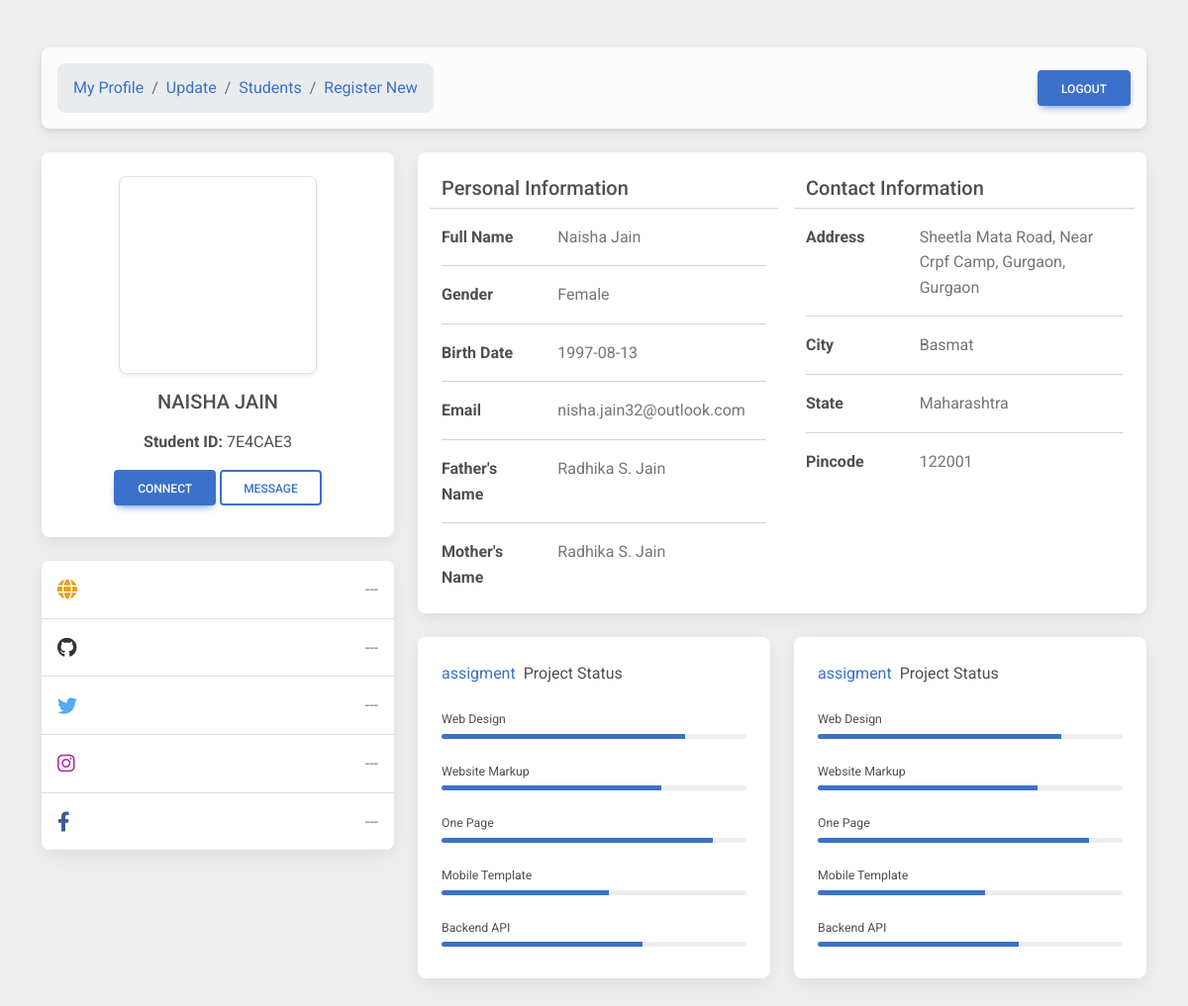
The app's page /routes/view.php?id=63c1037e4cae3 (signed in) with its own data.
### tables this page shows
CREATE TABLE `student_details` (
  `id` varchar(80) NOT NULL,
  `first_name` varchar(80) NOT NULL,
  `last_name` varchar(80) NOT NULL,
  `father_name` varchar(80) NOT NULL,
  `mother_name` varchar(80) NOT NULL,
  `gender` int(20) NOT NULL,
  `date_of_birth` date NOT NULL,
  `email_id` varchar(50) NOT NULL,
  `address` varchar(200) NOT NULL,
  `pincode` int(11) NOT NULL,
  `state` varchar(100) NOT NULL,
  `city` varchar(100) NOT NULL,
  `password` varchar(80) NOT NULL,
  `password_hash` varchar(255) DEFAULT NULL,
  `profile_pic` varchar(255) DEFAULT NULL,
  `website` varchar(255) DEFAULT NULL,
  `github` varchar(255) DEFAULT NULL,
  `twitter` varchar(255) DEFAULT NULL,
  `instagram` varchar(255) DEFAULT NULL,
  `facebook` varchar(255) DEFAULT NULL
);

### routes/view.php (the view, shortened to what the rows shown need)
<?php
include "../php/config.php";
$user_id = $_REQUEST["id"];
$sql = "SELECT * FROM student_details WHERE id = '$user_id'";
$result = mysqli_query($connect, $sql);
$row = mysqli_fetch_array($result);
$id = $row["id"];
$first_name = $row["first_name"];
$last_name = $row["last_name"];
$mother_name = $row["mother_name"];
$gender =
    $row["gender"] == 1 ? "Male" : ($row["gender"] == 2 ? "Female" : "Others");
$date_of_birth = $row["date_of_birth"];
$email_id = $row["email_id"];
$address = $row["address"];
$pincode = $row["pincode"];
$state = $row["state"];
$city = $row["city"];
$profile_pic = $row["profile_pic"];
?>
<!DOCTYPE html>
<html lang="en">
<head>
    <link rel="stylesheet" href="../css/style.css">
    <link href="https://cdnjs.cloudflare.com/ajax/libs/font-awesome/6.0.0/css/all.min.css" rel="stylesheet" />
    <link href="https://cdnjs.cloudflare.com/ajax/libs/mdb-ui-kit/6.1.0/mdb.min.css" rel="stylesheet" />
</head>
<body style="background-color: #eee;">
    <section>
        <div class="container py-5">
            <div class="row">
                <div class="col-lg-4">
                    <div class="card mb-4">
                        <div class="card-body text-center">
                            <div class="img-thumbnail img-fluid"
                                style="width: 200px; height: 200px; border-radius: .5em; background-image: url('<?php echo "../img/upload/" .
                                    $profile_pic; ?>'); background-size: cover; background-position: top center; margin: auto;"
                                alt="User Image">
                            </div>
                            <h5 class="my-3" style="text-transform: uppercase">
                                <?php echo $first_name . " " . $last_name; ?>
                            </h5>
                            <p class="mb-3"><strong>Student ID:</strong> <?php echo strtoupper(
                                substr($id, 6)
                            ); ?></p>
                            <div class="d-flex justify-content-center mb-2">
                                <a href="mailto:<?php echo $email_id; ?>" role="button"
                                    class="btn btn-primary">Connect</a>
                                <a href="#" role="button" class="btn btn-outline-primary ms-1"
                                    data-mdb-ripple-color="primary">Message</a>
                            </div>
                        </div>
                    </div>
                </div>
                <div class="col-lg-8">
                    <div class="card mb-4 d-lg-flex flex-lg-row">
                        <div class="col-lg-6">
                            <div class="card-body" style="padding-right: 1rem">
                                <div class="row">
                                    <div class="col-sm-8">
                                        <p class="text-muted mb-0">
                                            <?php echo $first_name .
                                                " " .
                                                $last_name; ?>
                                        </p>
                                    </div>
                                </div>
                                <div class="row">
                                    <div class="col-sm-8">
                                        <p class="text-muted mb-0"><?php echo $gender; ?></p>
                                    </div>
                                </div>
                                <div class="row">
                                    <div class="col-sm-8">
                                        <p class="text-muted mb-0">
                                            <?php echo $date_of_birth; ?>
                                        </p>
                                    </div>
                                </div>
                                <div class="row">
                                    <div class="col-sm-8">
                                        <p class="text-muted mb-0">
                                            <?php echo $email_id; ?>
                                        </p>
                                    </div>
                                </div>
                                <div class="row">
                                    <div class="col-sm-8">
                                        <p class="text-muted mb-0">
                                            <?php echo $mother_name; ?>
                                        </p>
                                    </div>
                                </div>
                                <div class="row">
                                    <div class="col-sm-8">
                                        <p class="text-muted mb-0"><?php echo $mother_name; ?></p>
                                    </div>
                                </div>
                            </div>
                        </div>
                        <div class="col-lg-6">
                            <div class="card-body">
                                <div class="row">
                                    <div class="col-sm-8">
                                        <p class="text-muted mb-0">
                                            <?php echo $address; ?>
                                        </p>
                                    </div>
                                </div>
                                <div class="row">
                                    <div class="col-sm-8">
                                        <p class="text-muted mb-0"><?php echo $city; ?></p>
                                    </div>
                                </div>
                                <div class="row">
                                    <div class="col-sm-8">
                                        <p class="text-muted mb-0">
                                            <?php echo $state; ?>
                                        </p>
                                    </div>
                                </div>
                                <div class="row">
                                    <div class="col-sm-8">
                                        <p class="text-muted mb-0">
                                            <?php echo $pincode; ?>
                                        </p>
                                    </div>
                                </div>
                            </div>
                        </div>
                    </div>
                </div>
            </div>
        </div>
    </section>
</body>
</html>

### records on screen
student_details: first_name "NAISHA", last_name "JAIN", id "7E4CAE3", first_name "Naisha", last_name "Jain", gender "Female", date_of_birth "1997-08-13", email "nisha.jain32@outlook.com", mother_name "Radhika S. Jain", address "Sheetla Mata Road, Near Crpf Camp, Gurgaon, Gurgaon", city "Basmat", state "Maharashtra", pincode "122001"
